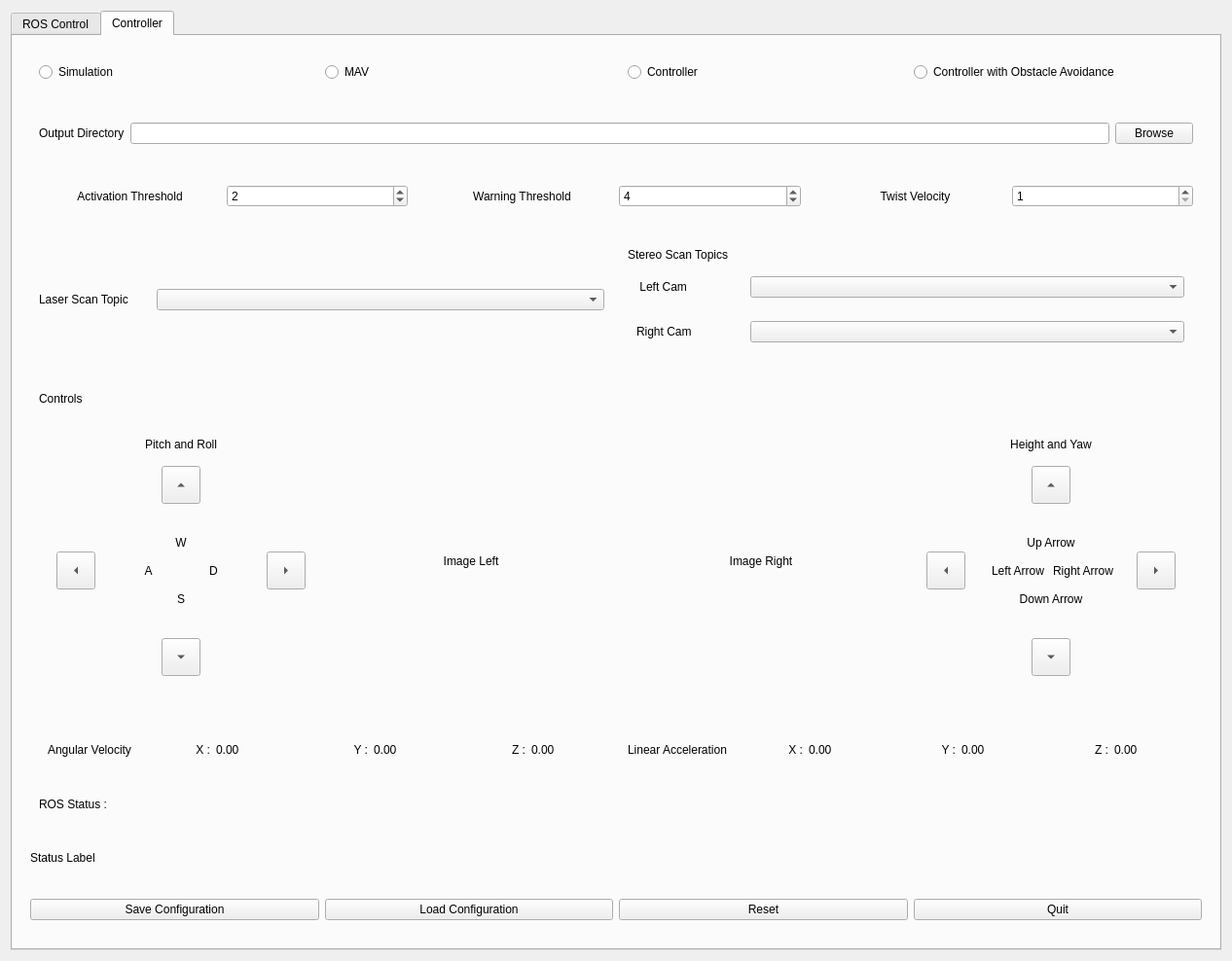
<?xml version="1.0" encoding="UTF-8"?>
<ui version="4.0">
 <class>MainWindow</class>
 <widget class="QDialog" name="MainWindow">
  <property name="geometry">
   <rect>
    <x>0</x>
    <y>0</y>
    <width>1266</width>
    <height>988</height>
   </rect>
  </property>
  <property name="sizePolicy">
   <sizepolicy hsizetype="Maximum" vsizetype="Preferred">
    <horstretch>0</horstretch>
    <verstretch>0</verstretch>
   </sizepolicy>
  </property>
  <property name="windowTitle">
   <string>MAV Control</string>
  </property>
  <property name="windowIcon">
   <iconset>
    <normaloff>drone.png</normaloff>drone.png</iconset>
  </property>
  <property name="sizeGripEnabled">
   <bool>false</bool>
  </property>
  <layout class="QHBoxLayout" name="horizontalLayout_31">
   <item>
    <widget class="QTabWidget" name="control_widget">
     <property name="sizePolicy">
      <sizepolicy hsizetype="Expanding" vsizetype="Expanding">
       <horstretch>1</horstretch>
       <verstretch>0</verstretch>
      </sizepolicy>
     </property>
     <property name="tabShape">
      <enum>QTabWidget::Rounded</enum>
     </property>
     <property name="currentIndex">
      <number>1</number>
     </property>
     <property name="elideMode">
      <enum>Qt::ElideNone</enum>
     </property>
     <widget class="QWidget" name="ros_control_widget">
      <attribute name="title">
       <string>ROS Control</string>
      </attribute>
      <layout class="QVBoxLayout" name="verticalLayout_2">
       <item>
        <widget class="QWidget" name="ros_config_widget" native="true">
         <layout class="QHBoxLayout" name="horizontalLayout_32">
          <item>
           <widget class="QLabel" name="label_16">
            <property name="sizePolicy">
             <sizepolicy hsizetype="Preferred" vsizetype="Preferred">
              <horstretch>1</horstretch>
              <verstretch>0</verstretch>
             </sizepolicy>
            </property>
            <property name="text">
             <string>ROS Configuration</string>
            </property>
           </widget>
          </item>
          <item>
           <widget class="QLineEdit" name="ros_config_lnedit">
            <property name="sizePolicy">
             <sizepolicy hsizetype="Expanding" vsizetype="Fixed">
              <horstretch>6</horstretch>
              <verstretch>0</verstretch>
             </sizepolicy>
            </property>
           </widget>
          </item>
          <item>
           <widget class="QPushButton" name="pushButton">
            <property name="sizePolicy">
             <sizepolicy hsizetype="Minimum" vsizetype="Fixed">
              <horstretch>1</horstretch>
              <verstretch>0</verstretch>
             </sizepolicy>
            </property>
            <property name="text">
             <string>Browse</string>
            </property>
           </widget>
          </item>
         </layout>
        </widget>
       </item>
       <item>
        <widget class="QWidget" name="gazebo_config_widget" native="true">
         <layout class="QHBoxLayout" name="horizontalLayout_33">
          <item>
           <widget class="QLabel" name="label_17">
            <property name="sizePolicy">
             <sizepolicy hsizetype="Preferred" vsizetype="Preferred">
              <horstretch>1</horstretch>
              <verstretch>0</verstretch>
             </sizepolicy>
            </property>
            <property name="text">
             <string>Gazebo Configuration</string>
            </property>
           </widget>
          </item>
          <item>
           <widget class="QLineEdit" name="gazebo_config_lnedit">
            <property name="sizePolicy">
             <sizepolicy hsizetype="Expanding" vsizetype="Fixed">
              <horstretch>6</horstretch>
              <verstretch>0</verstretch>
             </sizepolicy>
            </property>
           </widget>
          </item>
          <item>
           <widget class="QPushButton" name="gazebo_config_btn">
            <property name="sizePolicy">
             <sizepolicy hsizetype="Minimum" vsizetype="Fixed">
              <horstretch>1</horstretch>
              <verstretch>0</verstretch>
             </sizepolicy>
            </property>
            <property name="text">
             <string>Browse</string>
            </property>
           </widget>
          </item>
         </layout>
        </widget>
       </item>
       <item>
        <widget class="QWidget" name="rviz_config_widget" native="true">
         <layout class="QHBoxLayout" name="horizontalLayout_35">
          <item>
           <widget class="QLabel" name="label_28">
            <property name="sizePolicy">
             <sizepolicy hsizetype="Preferred" vsizetype="Preferred">
              <horstretch>1</horstretch>
              <verstretch>0</verstretch>
             </sizepolicy>
            </property>
            <property name="text">
             <string>RViz Configuration</string>
            </property>
           </widget>
          </item>
          <item>
           <widget class="QLineEdit" name="lineEdit">
            <property name="sizePolicy">
             <sizepolicy hsizetype="Expanding" vsizetype="Fixed">
              <horstretch>6</horstretch>
              <verstretch>0</verstretch>
             </sizepolicy>
            </property>
           </widget>
          </item>
          <item>
           <widget class="QPushButton" name="rviz_config_btn">
            <property name="sizePolicy">
             <sizepolicy hsizetype="Minimum" vsizetype="Fixed">
              <horstretch>1</horstretch>
              <verstretch>0</verstretch>
             </sizepolicy>
            </property>
            <property name="text">
             <string>Browse</string>
            </property>
           </widget>
          </item>
         </layout>
        </widget>
       </item>
       <item>
        <widget class="QWidget" name="widget_19" native="true">
         <layout class="QHBoxLayout" name="horizontalLayout_34">
          <item>
           <widget class="QPushButton" name="start_ros_btn">
            <property name="text">
             <string>Start ROS</string>
            </property>
           </widget>
          </item>
         </layout>
        </widget>
       </item>
      </layout>
     </widget>
     <widget class="QWidget" name="sim_tab">
      <property name="toolTip">
       <string extracomment="Tab for Simulation"/>
      </property>
      <attribute name="title">
       <string>Controller</string>
      </attribute>
      <layout class="QVBoxLayout" name="verticalLayout">
       <item>
        <widget class="QWidget" name="widget_16" native="true">
         <layout class="QHBoxLayout" name="horizontalLayout_30">
          <item>
           <widget class="QWidget" name="widget_17" native="true">
            <property name="sizePolicy">
             <sizepolicy hsizetype="Preferred" vsizetype="Preferred">
              <horstretch>1</horstretch>
              <verstretch>0</verstretch>
             </sizepolicy>
            </property>
            <layout class="QHBoxLayout" name="horizontalLayout_36">
             <item>
              <widget class="QRadioButton" name="sim_radio">
               <property name="text">
                <string>Simulation</string>
               </property>
              </widget>
             </item>
             <item>
              <widget class="QRadioButton" name="mav_radio">
               <property name="text">
                <string>MAV</string>
               </property>
              </widget>
             </item>
            </layout>
           </widget>
          </item>
          <item>
           <widget class="QWidget" name="radio_btn_widget" native="true">
            <property name="sizePolicy">
             <sizepolicy hsizetype="Preferred" vsizetype="Preferred">
              <horstretch>1</horstretch>
              <verstretch>0</verstretch>
             </sizepolicy>
            </property>
            <layout class="QHBoxLayout" name="horizontalLayout_4">
             <item>
              <widget class="QRadioButton" name="radio_controller">
               <property name="text">
                <string>Controller</string>
               </property>
              </widget>
             </item>
             <item>
              <widget class="QRadioButton" name="radio_controller_OA">
               <property name="text">
                <string>Controller with Obstacle Avoidance</string>
               </property>
              </widget>
             </item>
            </layout>
           </widget>
          </item>
         </layout>
        </widget>
       </item>
       <item>
        <widget class="QWidget" name="widget_10" native="true">
         <layout class="QHBoxLayout" name="horizontalLayout_29">
          <item>
           <widget class="QWidget" name="widget_8" native="true">
            <layout class="QHBoxLayout" name="horizontalLayout_12">
             <item>
              <widget class="QLabel" name="label_6">
               <property name="text">
                <string>Output Directory</string>
               </property>
              </widget>
             </item>
             <item>
              <widget class="QLineEdit" name="output_dir_txt_field"/>
             </item>
             <item>
              <widget class="QPushButton" name="output_btn">
               <property name="text">
                <string>Browse</string>
               </property>
              </widget>
             </item>
            </layout>
           </widget>
          </item>
         </layout>
        </widget>
       </item>
       <item>
        <widget class="QWidget" name="widget_15" native="true">
         <layout class="QHBoxLayout" name="horizontalLayout_21">
          <item>
           <widget class="QWidget" name="auto_widget" native="true">
            <layout class="QHBoxLayout" name="horizontalLayout_25">
             <item>
              <widget class="QLabel" name="label_27">
               <property name="text">
                <string>Activation Threshold</string>
               </property>
               <property name="alignment">
                <set>Qt::AlignCenter</set>
               </property>
              </widget>
             </item>
             <item>
              <widget class="QSpinBox" name="auto_spinbox">
               <property name="maximum">
                <number>10</number>
               </property>
               <property name="value">
                <number>2</number>
               </property>
              </widget>
             </item>
            </layout>
           </widget>
          </item>
          <item>
           <widget class="QWidget" name="warn_widget" native="true">
            <layout class="QHBoxLayout" name="horizontalLayout_26">
             <item>
              <widget class="QLabel" name="label_26">
               <property name="text">
                <string>Warning Threshold</string>
               </property>
               <property name="alignment">
                <set>Qt::AlignCenter</set>
               </property>
              </widget>
             </item>
             <item>
              <widget class="QSpinBox" name="warn_spinbox">
               <property name="maximum">
                <number>15</number>
               </property>
               <property name="value">
                <number>4</number>
               </property>
              </widget>
             </item>
            </layout>
           </widget>
          </item>
          <item>
           <widget class="QWidget" name="widget_26" native="true">
            <layout class="QHBoxLayout" name="horizontalLayout_27">
             <item>
              <widget class="QLabel" name="label_7">
               <property name="text">
                <string>Twist Velocity</string>
               </property>
               <property name="alignment">
                <set>Qt::AlignCenter</set>
               </property>
              </widget>
             </item>
             <item>
              <widget class="QSpinBox" name="twist_spinbox">
               <property name="minimum">
                <number>1</number>
               </property>
               <property name="maximum">
                <number>5</number>
               </property>
               <property name="value">
                <number>1</number>
               </property>
              </widget>
             </item>
            </layout>
           </widget>
          </item>
         </layout>
        </widget>
       </item>
       <item>
        <widget class="QWidget" name="topics_widget" native="true">
         <property name="sizePolicy">
          <sizepolicy hsizetype="Preferred" vsizetype="Preferred">
           <horstretch>0</horstretch>
           <verstretch>2</verstretch>
          </sizepolicy>
         </property>
         <layout class="QHBoxLayout" name="horizontalLayout_2">
          <item>
           <widget class="QWidget" name="scan_topic_widget" native="true">
            <layout class="QHBoxLayout" name="horizontalLayout_3">
             <item>
              <widget class="QLabel" name="label">
               <property name="sizePolicy">
                <sizepolicy hsizetype="Preferred" vsizetype="Preferred">
                 <horstretch>1</horstretch>
                 <verstretch>0</verstretch>
                </sizepolicy>
               </property>
               <property name="text">
                <string>Laser Scan Topic</string>
               </property>
              </widget>
             </item>
             <item>
              <widget class="QComboBox" name="ls_topic_cb">
               <property name="sizePolicy">
                <sizepolicy hsizetype="Preferred" vsizetype="Fixed">
                 <horstretch>4</horstretch>
                 <verstretch>0</verstretch>
                </sizepolicy>
               </property>
              </widget>
             </item>
            </layout>
           </widget>
          </item>
          <item>
           <widget class="QWidget" name="sterescan_widget" native="true">
            <layout class="QVBoxLayout" name="verticalLayout_4">
             <item>
              <widget class="QLabel" name="label_5">
               <property name="sizePolicy">
                <sizepolicy hsizetype="Preferred" vsizetype="Preferred">
                 <horstretch>0</horstretch>
                 <verstretch>1</verstretch>
                </sizepolicy>
               </property>
               <property name="text">
                <string>Stereo Scan Topics</string>
               </property>
              </widget>
             </item>
             <item>
              <widget class="QWidget" name="left" native="true">
               <property name="sizePolicy">
                <sizepolicy hsizetype="Preferred" vsizetype="Preferred">
                 <horstretch>0</horstretch>
                 <verstretch>2</verstretch>
                </sizepolicy>
               </property>
               <layout class="QHBoxLayout" name="horizontalLayout_9">
                <item>
                 <widget class="QLabel" name="label_4">
                  <property name="sizePolicy">
                   <sizepolicy hsizetype="Preferred" vsizetype="Preferred">
                    <horstretch>1</horstretch>
                    <verstretch>0</verstretch>
                   </sizepolicy>
                  </property>
                  <property name="text">
                   <string> Left Cam</string>
                  </property>
                 </widget>
                </item>
                <item>
                 <widget class="QComboBox" name="st_l_cb">
                  <property name="sizePolicy">
                   <sizepolicy hsizetype="Preferred" vsizetype="Fixed">
                    <horstretch>4</horstretch>
                    <verstretch>0</verstretch>
                   </sizepolicy>
                  </property>
                 </widget>
                </item>
               </layout>
              </widget>
             </item>
             <item>
              <widget class="QWidget" name="_right" native="true">
               <property name="sizePolicy">
                <sizepolicy hsizetype="Preferred" vsizetype="Preferred">
                 <horstretch>0</horstretch>
                 <verstretch>2</verstretch>
                </sizepolicy>
               </property>
               <layout class="QHBoxLayout" name="horizontalLayout_5">
                <item>
                 <widget class="QLabel" name="label_2">
                  <property name="sizePolicy">
                   <sizepolicy hsizetype="Preferred" vsizetype="Preferred">
                    <horstretch>1</horstretch>
                    <verstretch>0</verstretch>
                   </sizepolicy>
                  </property>
                  <property name="text">
                   <string>Right Cam</string>
                  </property>
                 </widget>
                </item>
                <item>
                 <widget class="QComboBox" name="st_r_cb">
                  <property name="sizePolicy">
                   <sizepolicy hsizetype="Preferred" vsizetype="Fixed">
                    <horstretch>4</horstretch>
                    <verstretch>0</verstretch>
                   </sizepolicy>
                  </property>
                 </widget>
                </item>
               </layout>
              </widget>
             </item>
            </layout>
           </widget>
          </item>
         </layout>
        </widget>
       </item>
       <item>
        <widget class="QWidget" name="ctrl_widget" native="true">
         <property name="sizePolicy">
          <sizepolicy hsizetype="Preferred" vsizetype="Preferred">
           <horstretch>0</horstretch>
           <verstretch>4</verstretch>
          </sizepolicy>
         </property>
         <layout class="QVBoxLayout" name="verticalLayout_3">
          <item>
           <widget class="QWidget" name="widget_7" native="true">
            <layout class="QHBoxLayout" name="horizontalLayout_8">
             <item>
              <widget class="QLabel" name="label_3">
               <property name="sizePolicy">
                <sizepolicy hsizetype="Preferred" vsizetype="Preferred">
                 <horstretch>0</horstretch>
                 <verstretch>1</verstretch>
                </sizepolicy>
               </property>
               <property name="text">
                <string>Controls</string>
               </property>
              </widget>
             </item>
            </layout>
           </widget>
          </item>
          <item>
           <widget class="QWidget" name="widget" native="true">
            <property name="sizePolicy">
             <sizepolicy hsizetype="Preferred" vsizetype="Preferred">
              <horstretch>0</horstretch>
              <verstretch>3</verstretch>
             </sizepolicy>
            </property>
            <layout class="QHBoxLayout" name="horizontalLayout_7">
             <item>
              <widget class="QWidget" name="ctrl_left" native="true">
               <property name="sizePolicy">
                <sizepolicy hsizetype="Preferred" vsizetype="Preferred">
                 <horstretch>2</horstretch>
                 <verstretch>0</verstretch>
                </sizepolicy>
               </property>
               <layout class="QVBoxLayout" name="verticalLayout_5">
                <item>
                 <widget class="QLabel" name="label_9">
                  <property name="text">
                   <string>Pitch and Roll</string>
                  </property>
                  <property name="alignment">
                   <set>Qt::AlignCenter</set>
                  </property>
                 </widget>
                </item>
                <item>
                 <widget class="QWidget" name="top_btn" native="true">
                  <layout class="QHBoxLayout" name="horizontalLayout_13">
                   <item>
                    <widget class="QToolButton" name="pitch_up">
                     <property name="layoutDirection">
                      <enum>Qt::LeftToRight</enum>
                     </property>
                     <property name="text">
                      <string>...</string>
                     </property>
                     <property name="iconSize">
                      <size>
                       <width>32</width>
                       <height>32</height>
                      </size>
                     </property>
                     <property name="arrowType">
                      <enum>Qt::UpArrow</enum>
                     </property>
                    </widget>
                   </item>
                  </layout>
                 </widget>
                </item>
                <item>
                 <widget class="QWidget" name="roll_btns" native="true">
                  <layout class="QHBoxLayout" name="horizontalLayout_11">
                   <item>
                    <widget class="QToolButton" name="roll_left">
                     <property name="sizePolicy">
                      <sizepolicy hsizetype="Fixed" vsizetype="Fixed">
                       <horstretch>1</horstretch>
                       <verstretch>0</verstretch>
                      </sizepolicy>
                     </property>
                     <property name="text">
                      <string>...</string>
                     </property>
                     <property name="iconSize">
                      <size>
                       <width>32</width>
                       <height>32</height>
                      </size>
                     </property>
                     <property name="arrowType">
                      <enum>Qt::LeftArrow</enum>
                     </property>
                    </widget>
                   </item>
                   <item>
                    <widget class="QWidget" name="widget_11" native="true">
                     <layout class="QVBoxLayout" name="verticalLayout_7">
                      <item>
                       <widget class="QLabel" name="label_8">
                        <property name="text">
                         <string>W</string>
                        </property>
                        <property name="alignment">
                         <set>Qt::AlignCenter</set>
                        </property>
                       </widget>
                      </item>
                      <item>
                       <widget class="QWidget" name="widget_12" native="true">
                        <layout class="QHBoxLayout" name="horizontalLayout_19">
                         <item>
                          <widget class="QLabel" name="label_22">
                           <property name="text">
                            <string>A</string>
                           </property>
                           <property name="alignment">
                            <set>Qt::AlignCenter</set>
                           </property>
                          </widget>
                         </item>
                         <item>
                          <widget class="QLabel" name="label_21">
                           <property name="text">
                            <string>D</string>
                           </property>
                           <property name="alignment">
                            <set>Qt::AlignCenter</set>
                           </property>
                          </widget>
                         </item>
                        </layout>
                       </widget>
                      </item>
                      <item>
                       <widget class="QLabel" name="label_20">
                        <property name="text">
                         <string>S</string>
                        </property>
                        <property name="alignment">
                         <set>Qt::AlignCenter</set>
                        </property>
                       </widget>
                      </item>
                     </layout>
                    </widget>
                   </item>
                   <item>
                    <widget class="QToolButton" name="roll_right">
                     <property name="sizePolicy">
                      <sizepolicy hsizetype="Fixed" vsizetype="Fixed">
                       <horstretch>2</horstretch>
                       <verstretch>0</verstretch>
                      </sizepolicy>
                     </property>
                     <property name="text">
                      <string>...</string>
                     </property>
                     <property name="iconSize">
                      <size>
                       <width>32</width>
                       <height>32</height>
                      </size>
                     </property>
                     <property name="arrowType">
                      <enum>Qt::RightArrow</enum>
                     </property>
                    </widget>
                   </item>
                  </layout>
                 </widget>
                </item>
                <item>
                 <widget class="QWidget" name="bottom_btn" native="true">
                  <layout class="QHBoxLayout" name="horizontalLayout_14">
                   <item>
                    <widget class="QToolButton" name="pitch_down">
                     <property name="text">
                      <string>...</string>
                     </property>
                     <property name="iconSize">
                      <size>
                       <width>32</width>
                       <height>32</height>
                      </size>
                     </property>
                     <property name="arrowType">
                      <enum>Qt::DownArrow</enum>
                     </property>
                    </widget>
                   </item>
                  </layout>
                 </widget>
                </item>
               </layout>
              </widget>
             </item>
             <item>
              <widget class="QWidget" name="image_l_widget" native="true">
               <property name="sizePolicy">
                <sizepolicy hsizetype="Preferred" vsizetype="Preferred">
                 <horstretch>2</horstretch>
                 <verstretch>0</verstretch>
                </sizepolicy>
               </property>
               <layout class="QHBoxLayout" name="horizontalLayout_18">
                <item>
                 <widget class="QLabel" name="image_l">
                  <property name="sizePolicy">
                   <sizepolicy hsizetype="Preferred" vsizetype="Preferred">
                    <horstretch>0</horstretch>
                    <verstretch>0</verstretch>
                   </sizepolicy>
                  </property>
                  <property name="text">
                   <string>Image Left</string>
                  </property>
                  <property name="alignment">
                   <set>Qt::AlignCenter</set>
                  </property>
                 </widget>
                </item>
               </layout>
              </widget>
             </item>
             <item>
              <widget class="QWidget" name="image_r_widget" native="true">
               <property name="sizePolicy">
                <sizepolicy hsizetype="Preferred" vsizetype="Preferred">
                 <horstretch>2</horstretch>
                 <verstretch>0</verstretch>
                </sizepolicy>
               </property>
               <layout class="QHBoxLayout" name="horizontalLayout_10">
                <item>
                 <widget class="QLabel" name="image_r">
                  <property name="sizePolicy">
                   <sizepolicy hsizetype="Preferred" vsizetype="Preferred">
                    <horstretch>0</horstretch>
                    <verstretch>0</verstretch>
                   </sizepolicy>
                  </property>
                  <property name="text">
                   <string>Image Right</string>
                  </property>
                  <property name="alignment">
                   <set>Qt::AlignCenter</set>
                  </property>
                 </widget>
                </item>
               </layout>
              </widget>
             </item>
             <item>
              <widget class="QWidget" name="ctrl_right" native="true">
               <property name="sizePolicy">
                <sizepolicy hsizetype="Preferred" vsizetype="Preferred">
                 <horstretch>2</horstretch>
                 <verstretch>0</verstretch>
                </sizepolicy>
               </property>
               <layout class="QVBoxLayout" name="verticalLayout_8">
                <item>
                 <widget class="QLabel" name="label_11">
                  <property name="text">
                   <string>Height and Yaw</string>
                  </property>
                  <property name="alignment">
                   <set>Qt::AlignCenter</set>
                  </property>
                 </widget>
                </item>
                <item>
                 <widget class="QWidget" name="widget_2" native="true">
                  <layout class="QHBoxLayout" name="horizontalLayout_15">
                   <item>
                    <widget class="QToolButton" name="height_up">
                     <property name="text">
                      <string>...</string>
                     </property>
                     <property name="iconSize">
                      <size>
                       <width>32</width>
                       <height>32</height>
                      </size>
                     </property>
                     <property name="arrowType">
                      <enum>Qt::UpArrow</enum>
                     </property>
                    </widget>
                   </item>
                  </layout>
                 </widget>
                </item>
                <item>
                 <widget class="QWidget" name="widget_5" native="true">
                  <layout class="QHBoxLayout" name="horizontalLayout_16">
                   <item>
                    <widget class="QToolButton" name="yaw_left">
                     <property name="text">
                      <string>...</string>
                     </property>
                     <property name="iconSize">
                      <size>
                       <width>32</width>
                       <height>32</height>
                      </size>
                     </property>
                     <property name="arrowType">
                      <enum>Qt::LeftArrow</enum>
                     </property>
                    </widget>
                   </item>
                   <item>
                    <widget class="QWidget" name="widget_13" native="true">
                     <layout class="QVBoxLayout" name="verticalLayout_9">
                      <item>
                       <widget class="QLabel" name="label_10">
                        <property name="text">
                         <string>Up Arrow</string>
                        </property>
                        <property name="alignment">
                         <set>Qt::AlignCenter</set>
                        </property>
                       </widget>
                      </item>
                      <item>
                       <widget class="QWidget" name="widget_14" native="true">
                        <layout class="QHBoxLayout" name="horizontalLayout_20">
                         <item>
                          <widget class="QLabel" name="label_24">
                           <property name="text">
                            <string>Left Arrow</string>
                           </property>
                           <property name="alignment">
                            <set>Qt::AlignCenter</set>
                           </property>
                          </widget>
                         </item>
                         <item>
                          <widget class="QLabel" name="label_25">
                           <property name="text">
                            <string>Right Arrow</string>
                           </property>
                           <property name="alignment">
                            <set>Qt::AlignCenter</set>
                           </property>
                          </widget>
                         </item>
                        </layout>
                       </widget>
                      </item>
                      <item>
                       <widget class="QLabel" name="label_23">
                        <property name="text">
                         <string>Down Arrow</string>
                        </property>
                        <property name="alignment">
                         <set>Qt::AlignCenter</set>
                        </property>
                       </widget>
                      </item>
                     </layout>
                    </widget>
                   </item>
                   <item>
                    <widget class="QToolButton" name="yaw_right">
                     <property name="text">
                      <string>...</string>
                     </property>
                     <property name="iconSize">
                      <size>
                       <width>32</width>
                       <height>32</height>
                      </size>
                     </property>
                     <property name="arrowType">
                      <enum>Qt::RightArrow</enum>
                     </property>
                    </widget>
                   </item>
                  </layout>
                 </widget>
                </item>
                <item>
                 <widget class="QWidget" name="widget_6" native="true">
                  <layout class="QHBoxLayout" name="horizontalLayout_17">
                   <item>
                    <widget class="QToolButton" name="height_down">
                     <property name="text">
                      <string>...</string>
                     </property>
                     <property name="iconSize">
                      <size>
                       <width>32</width>
                       <height>32</height>
                      </size>
                     </property>
                     <property name="arrowType">
                      <enum>Qt::DownArrow</enum>
                     </property>
                    </widget>
                   </item>
                  </layout>
                 </widget>
                </item>
               </layout>
              </widget>
             </item>
            </layout>
           </widget>
          </item>
         </layout>
        </widget>
       </item>
       <item>
        <widget class="QWidget" name="widget_22" native="true">
         <property name="sizePolicy">
          <sizepolicy hsizetype="Preferred" vsizetype="Preferred">
           <horstretch>0</horstretch>
           <verstretch>2</verstretch>
          </sizepolicy>
         </property>
         <layout class="QVBoxLayout" name="verticalLayout_12">
          <item>
           <widget class="QWidget" name="mav_status_widget" native="true">
            <layout class="QHBoxLayout" name="horizontalLayout_28">
             <item>
              <widget class="QWidget" name="widget_4" native="true">
               <layout class="QHBoxLayout" name="horizontalLayout_23">
                <item>
                 <widget class="QLabel" name="label_18">
                  <property name="text">
                   <string>Angular Velocity</string>
                  </property>
                 </widget>
                </item>
                <item>
                 <widget class="QLabel" name="label_19">
                  <property name="text">
                   <string>X :</string>
                  </property>
                  <property name="alignment">
                   <set>Qt::AlignRight|Qt::AlignTrailing|Qt::AlignVCenter</set>
                  </property>
                 </widget>
                </item>
                <item>
                 <widget class="QLabel" name="val_x">
                  <property name="text">
                   <string>0.00</string>
                  </property>
                 </widget>
                </item>
                <item>
                 <widget class="QLabel" name="label_29">
                  <property name="text">
                   <string>Y :</string>
                  </property>
                  <property name="alignment">
                   <set>Qt::AlignRight|Qt::AlignTrailing|Qt::AlignVCenter</set>
                  </property>
                 </widget>
                </item>
                <item>
                 <widget class="QLabel" name="vel_y">
                  <property name="text">
                   <string>0.00</string>
                  </property>
                 </widget>
                </item>
                <item>
                 <widget class="QLabel" name="label_31">
                  <property name="text">
                   <string>Z :</string>
                  </property>
                  <property name="alignment">
                   <set>Qt::AlignRight|Qt::AlignTrailing|Qt::AlignVCenter</set>
                  </property>
                 </widget>
                </item>
                <item>
                 <widget class="QLabel" name="val_z">
                  <property name="text">
                   <string>0.00</string>
                  </property>
                 </widget>
                </item>
               </layout>
              </widget>
             </item>
             <item>
              <widget class="QWidget" name="widget_9" native="true">
               <layout class="QHBoxLayout" name="horizontalLayout_22">
                <item>
                 <widget class="QLabel" name="label_14">
                  <property name="text">
                   <string>Linear Acceleration</string>
                  </property>
                 </widget>
                </item>
                <item>
                 <widget class="QLabel" name="label_15">
                  <property name="text">
                   <string>X :</string>
                  </property>
                  <property name="alignment">
                   <set>Qt::AlignRight|Qt::AlignTrailing|Qt::AlignVCenter</set>
                  </property>
                 </widget>
                </item>
                <item>
                 <widget class="QLabel" name="acc_x">
                  <property name="text">
                   <string>0.00</string>
                  </property>
                 </widget>
                </item>
                <item>
                 <widget class="QLabel" name="label_36">
                  <property name="text">
                   <string>Y :</string>
                  </property>
                  <property name="alignment">
                   <set>Qt::AlignRight|Qt::AlignTrailing|Qt::AlignVCenter</set>
                  </property>
                 </widget>
                </item>
                <item>
                 <widget class="QLabel" name="acc_y">
                  <property name="text">
                   <string>0.00</string>
                  </property>
                 </widget>
                </item>
                <item>
                 <widget class="QLabel" name="label_34">
                  <property name="text">
                   <string>Z :</string>
                  </property>
                  <property name="alignment">
                   <set>Qt::AlignRight|Qt::AlignTrailing|Qt::AlignVCenter</set>
                  </property>
                 </widget>
                </item>
                <item>
                 <widget class="QLabel" name="acc_z">
                  <property name="text">
                   <string>0.00</string>
                  </property>
                 </widget>
                </item>
               </layout>
              </widget>
             </item>
            </layout>
           </widget>
          </item>
          <item>
           <widget class="QWidget" name="widget_23" native="true">
            <layout class="QHBoxLayout" name="horizontalLayout_24">
             <item>
              <widget class="QLabel" name="label_13">
               <property name="text">
                <string>ROS Status :</string>
               </property>
              </widget>
             </item>
             <item>
              <widget class="QLabel" name="ros_label">
               <property name="text">
                <string/>
               </property>
              </widget>
             </item>
            </layout>
           </widget>
          </item>
         </layout>
        </widget>
       </item>
       <item>
        <widget class="QWidget" name="widget_3" native="true">
         <property name="sizePolicy">
          <sizepolicy hsizetype="Preferred" vsizetype="Preferred">
           <horstretch>0</horstretch>
           <verstretch>0</verstretch>
          </sizepolicy>
         </property>
         <layout class="QHBoxLayout" name="horizontalLayout_6">
          <item>
           <widget class="QLabel" name="status_label">
            <property name="text">
             <string>Status Label</string>
            </property>
           </widget>
          </item>
         </layout>
        </widget>
       </item>
       <item>
        <widget class="QWidget" name="bottom_btn_wdgt" native="true">
         <property name="sizePolicy">
          <sizepolicy hsizetype="Preferred" vsizetype="Preferred">
           <horstretch>0</horstretch>
           <verstretch>1</verstretch>
          </sizepolicy>
         </property>
         <layout class="QHBoxLayout" name="horizontalLayout">
          <item>
           <widget class="QPushButton" name="save_config_btn">
            <property name="text">
             <string>Save Configuration</string>
            </property>
           </widget>
          </item>
          <item>
           <widget class="QPushButton" name="load_config_btn">
            <property name="text">
             <string>Load Configuration</string>
            </property>
           </widget>
          </item>
          <item>
           <widget class="QPushButton" name="reset_btn">
            <property name="text">
             <string>Reset</string>
            </property>
           </widget>
          </item>
          <item>
           <widget class="QPushButton" name="quit_btn">
            <property name="text">
             <string>Quit</string>
            </property>
           </widget>
          </item>
         </layout>
        </widget>
       </item>
      </layout>
     </widget>
    </widget>
   </item>
  </layout>
 </widget>
 <resources/>
 <connections/>
</ui>
